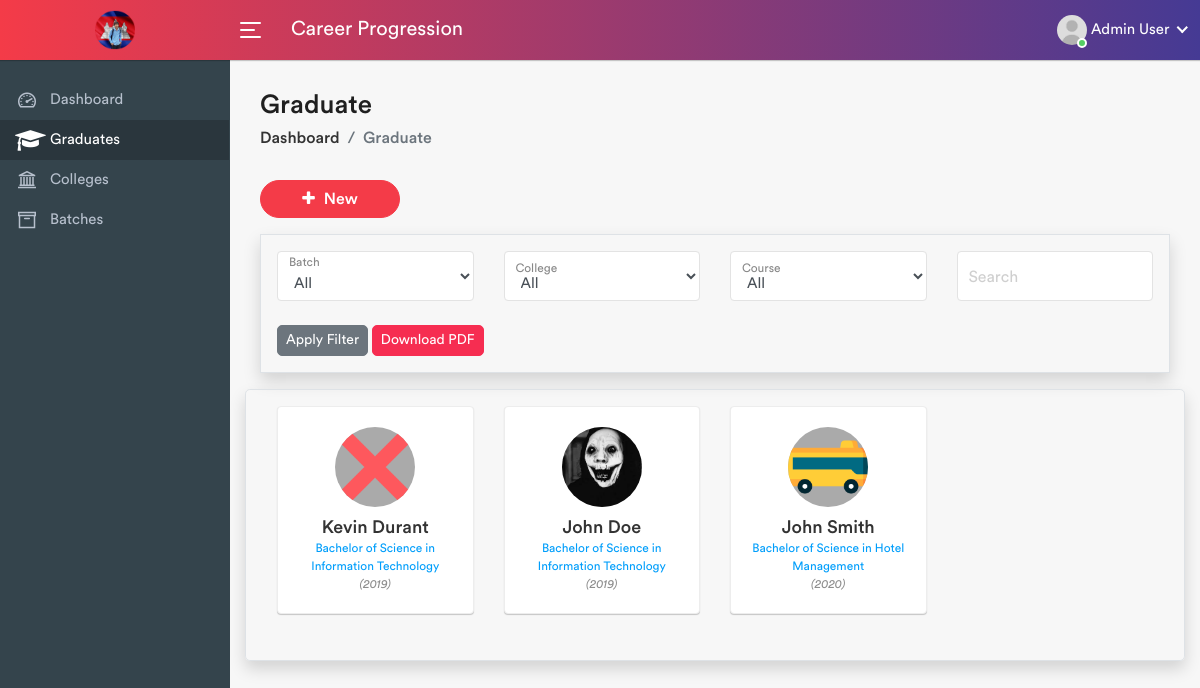
Page /pages/layouts/app.php?page=graduate (signed in) on the committed database.
### tables this page shows
CREATE TABLE `graduates` (
  `id` int NOT NULL,
  `batch_id` int NOT NULL,
  `prefix` varchar(255) DEFAULT NULL,
  `suffix` varchar(255) DEFAULT NULL,
  `first_name` varchar(255) NOT NULL,
  `middle_name` varchar(255) DEFAULT NULL,
  `last_name` varchar(255) NOT NULL,
  `email` varchar(255) NOT NULL,
  `gender` varchar(255) DEFAULT NULL,
  `number` varchar(255) DEFAULT NULL,
  `address` text,
  `address_id` int DEFAULT NULL,
  `college_id` int DEFAULT NULL,
  `course_id` int DEFAULT NULL,
  `profile_path` text,
  `employed` tinyint(1) DEFAULT NULL
);

CREATE TABLE `courses` (
  `id` int NOT NULL,
  `college_id` int NOT NULL,
  `name` varchar(255) NOT NULL,
  `code` varchar(255) NOT NULL,
  `description` text NOT NULL
);

CREATE TABLE `batches` (
  `id` int NOT NULL,
  `name` varchar(255) NOT NULL,
  `graduation_date` date NOT NULL
);

### pages/graduate.php (called while the page is built, shortened)
<?php
require_once '../../services/graduate.php';
$action = isset($_GET['action']) ? $_GET['action'] : 'list';
$graduatesService = new GraduatesService();
$batch_id = $_POST['batch_id'] ?? null;
$college_id = $_POST['college'] ?? null;
$course_id = $_POST['course'] ?? null;
$keyword = $_POST['keyword'] ?? null;
$graduates = $graduatesService->list($batch_id, $college_id, $course_id, $keyword);
include(__DIR__ . '/graduate/' . $action . '.php');
?>

### services/graduate.php (called while the page is built, shortened)
<?php
class GraduatesService
{
    private $dbConnection;
    public function __construct()
    {
        $this->dbConnection = new DatabaseConnection();
    }
    public function list($batch_id = null, $college_id = null, $course_id = null, $keyword = null)
    {
        $pdo = $this->dbConnection->connect();
        $sql = "SELECT g.*,
       b.name AS batch_name,
       c.name AS college_name, c.code AS college_code,
       cr.name AS course_name, cr.code AS course_code,
       we.company, we.position, we.start_date, we.end_date
            FROM graduates g
            LEFT JOIN batches b ON g.batch_id = b.id
            LEFT JOIN colleges c ON g.college_id = c.id
            LEFT JOIN courses cr ON g.course_id = cr.id
            LEFT JOIN work_experiences we
                ON we.graduate_id = g.id
                AND we.id = (
                    SELECT we2.id
                    FROM work_experiences we2
                    WHERE we2.graduate_id = g.id
                    AND we2.end_date IS NULL
                    ORDER BY we2.start_date ASC
                    LIMIT 1
                )
            ";
        $params = [];
        $stmt = $pdo->prepare($sql);
        $stmt->execute();
        return $stmt->fetchAll(PDO::FETCH_ASSOC);
    }
}

### pages/graduate/list.php (the view, shortened to what this page needs)
<div class="row mb-3">
    <div class="col-auto">
        <a href="?action=form&page=graduate" class="btn add-btn"><i class="fa fa-plus"></i> New</a>
    </div>
</div>
<form method="POST" class="shadow p-3 border">
    <div class="row filter-row mb-2">
        <div class="col-sm-6 col-md-3">
            <div class="form-group form-focus select-focus">
                <select class="form-control floating" name="batch_id">
                    <option value="*">All</option>
                </select>
                <label class="focus-label">Batch</label>
            </div>
        </div>
        <div class="col-sm-6 col-md-3">
            <div class="form-group form-focus">
                <select class="form-control floating" name="college" id="college-select">
                    <option value="*">All</option>
                </select>
                <label class="focus-label">College</label>
            </div>
        </div>
        <div class="col-sm-6 col-md-3">
            <div class="form-group form-focus">
                <select class="form-control floating" name="course" id="course-select">
                    <option value="*">All</option>
                </select>
                <label class="focus-label">Course</label>
            </div>
        </div>
        <div class="col-sm-6 col-md-3">
            <div class="form-group form-focus">
                <input type="text" class="form-control floating" name="keyword" placeholder="ex: John Doe or johndoe@gmail.com" value="<?= $keyword ?>">
                <label class="focus-label">Search</label>
            </div>
        </div>
    </div>
    <button class="btn btn-sm btn-secondary" type="submit">Apply Filter</button>
    <button class="btn btn-sm btn-danger" id="print" type="button">Download PDF</button>
</form>
<div class="row staff-grid-row mt-3 border shadow rounded-lg p-3">
    <?php if ($graduates): ?>
        <?php foreach ($graduates as $graduate):
            $nameParts = array_filter([
                $graduate['prefix'] ?? '',
                $graduate['first_name'] ?? '',
                $graduate['middle_name'] ?? '',
                $graduate['last_name'] ?? '',
                $graduate['suffix'] ?? ''
            ]);
            $name = trim(implode(' ', $nameParts));
        ?>
            <div class="col-md-4 col-sm-6 col-12 col-lg-4 col-xl-3">
                <div class="profile-widget">
                    <div class="profile-img">
                        <a href="?page=graduate&action=show&id=<?= $graduate['id'] ?>" class="avatar">
                            <?php
                            $path = $graduate['profile_path'];
                            if ($path == null) {
                            ?>
                                <img alt="" src="/career_progression/assets/img/user.jpg">
                            <?php
                            } else {
                            ?>
                                <img alt="" src="/career_progression/assets/uploads/profiles/<?= $path ?>">
                            <?php
                            }
                            ?>
                        </a>
                    </div>
                    <h4 class="user-name m-t-10 mb-0 text-ellipsis"><a href="?page=graduate&action=show&id=<?= $graduate['id'] ?>"><?= htmlspecialchars($name); ?></a></h4>
                    <div class="small text-info"><?= htmlspecialchars($graduate['course_name']); ?></div>
                    <div class="small text-muted font-italic">(<?= htmlspecialchars($graduate['batch_name']); ?>)</div>
                </div>
            </div>
        <?php endforeach; ?>
    <?php else: ?>
        <p class="text-muted text-center">No graduates found for the selected filters.</p>
    <?php endif; ?>
</div>

### rows in the picture
graduates: profile_path (picture), name "Kevin Durant", course.name "Bachelor of Science in Information Technology", batch.name "2019"
graduates: profile_path (picture), name "John Doe", course.name "Bachelor of Science in Information Technology", batch.name "2019"
graduates: profile_path (picture), name "John Smith", course.name "Bachelor of Science in Hotel Management", batch.name "2020"

### other values in the picture
$_SESSION['fullname'] "Admin User"
$page "Graduate"
